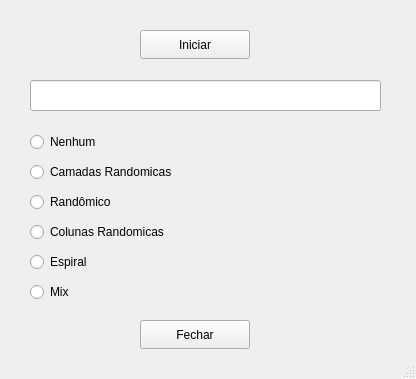
<?xml version="1.0" encoding="UTF-8"?>
<ui version="4.0">
 <class>MainWindow</class>
 <widget class="QMainWindow" name="MainWindow">
  <property name="geometry">
   <rect>
    <x>0</x>
    <y>0</y>
    <width>416</width>
    <height>379</height>
   </rect>
  </property>
  <property name="windowTitle">
   <string>Cubo de Led 3^3</string>
  </property>
  <widget class="QWidget" name="centralwidget">
   <widget class="QPushButton" name="pushButton_ini">
    <property name="geometry">
     <rect>
      <x>140</x>
      <y>30</y>
      <width>110</width>
      <height>29</height>
     </rect>
    </property>
    <property name="text">
     <string>Iniciar</string>
    </property>
   </widget>
   <widget class="QRadioButton" name="radioButton_randomico">
    <property name="geometry">
     <rect>
      <x>30</x>
      <y>190</y>
      <width>125</width>
      <height>24</height>
     </rect>
    </property>
    <property name="text">
     <string>Randômico</string>
    </property>
   </widget>
   <widget class="QRadioButton" name="radioButton_randcol">
    <property name="geometry">
     <rect>
      <x>30</x>
      <y>220</y>
      <width>201</width>
      <height>24</height>
     </rect>
    </property>
    <property name="text">
     <string>Colunas Randomicas</string>
    </property>
   </widget>
   <widget class="QRadioButton" name="radioButton_mix">
    <property name="geometry">
     <rect>
      <x>30</x>
      <y>280</y>
      <width>125</width>
      <height>24</height>
     </rect>
    </property>
    <property name="text">
     <string>Mix</string>
    </property>
   </widget>
   <widget class="QRadioButton" name="radioButton_espiral">
    <property name="geometry">
     <rect>
      <x>30</x>
      <y>250</y>
      <width>125</width>
      <height>24</height>
     </rect>
    </property>
    <property name="text">
     <string>Espiral</string>
    </property>
   </widget>
   <widget class="QRadioButton" name="radioButton_none">
    <property name="geometry">
     <rect>
      <x>30</x>
      <y>130</y>
      <width>125</width>
      <height>24</height>
     </rect>
    </property>
    <property name="text">
     <string>Nenhum</string>
    </property>
   </widget>
   <widget class="QLineEdit" name="lineEdit">
    <property name="geometry">
     <rect>
      <x>30</x>
      <y>80</y>
      <width>351</width>
      <height>31</height>
     </rect>
    </property>
   </widget>
   <widget class="QPushButton" name="pushButton_close">
    <property name="geometry">
     <rect>
      <x>140</x>
      <y>320</y>
      <width>110</width>
      <height>29</height>
     </rect>
    </property>
    <property name="text">
     <string>Fechar</string>
    </property>
   </widget>
   <widget class="QRadioButton" name="radioButton_randcam">
    <property name="geometry">
     <rect>
      <x>30</x>
      <y>160</y>
      <width>211</width>
      <height>24</height>
     </rect>
    </property>
    <property name="text">
     <string>Camadas Randomicas</string>
    </property>
   </widget>
  </widget>
  <widget class="QStatusBar" name="statusbar"/>
 </widget>
 <resources/>
 <connections/>
</ui>
